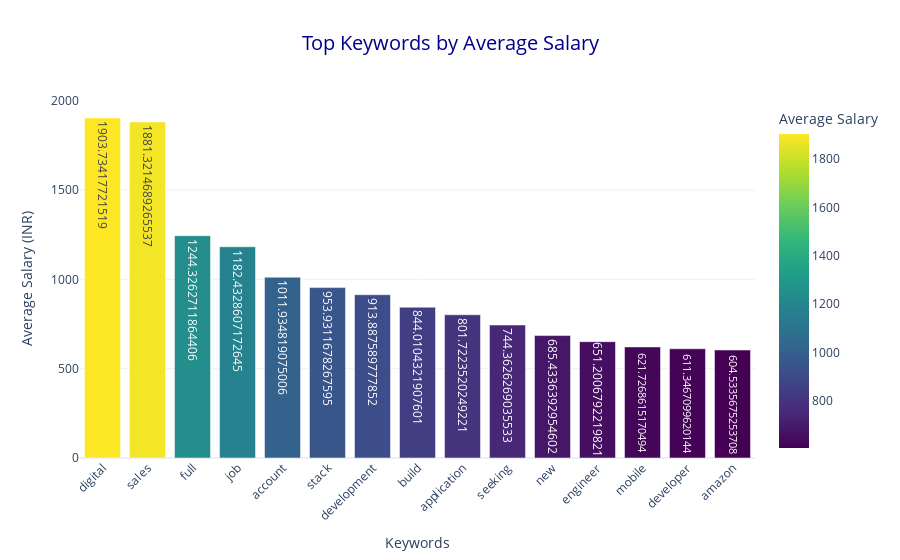

Notebook cell for this chart:
### Code cell
# Prepare the data: Top 15 keywords by average salary
top_keywords = keyword_salary_df.head(15)
top_keywords['Hover Text'] = (
    'Keyword: ' + top_keywords['Keyword'] +
    '<br>Average Salary: $' + top_keywords['Average Salary'].round(2).astype(str) +
    '<br>Example URLs: ' + top_keywords['Example URLs']
)

fig = px.bar(
    top_keywords,
    x='Keyword',
    y='Average Salary',
    text='Average Salary',
    title='Top Keywords by Average Salary',
    hover_name='Hover Text',
    color='Average Salary',
    color_continuous_scale=px.colors.sequential.Viridis,
)

fig.update_layout(
    title_font_size=20,
    title_font_color='darkblue',
    title_x=0.5,  
    xaxis_title='Keywords',
    yaxis_title='Average Salary (INR)',
    xaxis_tickangle=-45,
    template='plotly_white',
)

fig.show()

### Figure 1 — Plotly figure (JSON) as saved in the notebook; plotly's stock layout.template omitted (floating-point values rounded to 4 significant figures)
{"data": [{"alignmentgroup": "True", "hovertemplate": "<b>%{hovertext}</b><br><br>Keyword=%{x}<br>Average Salary=%{marker.color}<extra></extra>", "hovertext": ["Keyword: digital<br>Average Salary: $1903.73<br>Example URLs: https://www.upwork.com/jobs/Digital-Marketing-Sales-Closing-Specialist_%7E01946e98006f7b3675?source=rss, https://www.upwork.com/jobs/Project-Manager-Digital-Marketing-Market-Plan_%7E0155948eff6c6ff94d?source=rss, https://www.upwork.com/jobs/Digital-Marketing-Specialist-for-Nutraceuticals_%7E016cb571563f66b206?source=rss", "Keyword: sales<br>Average Salary: $1881.32<br>Example URLs: https://www.upwork.com/jobs/Digital-Marketing-Sales-Closing-Specialist_%7E01946e98006f7b3675?source=rss, https://www.upwork.com/jobs/HubSpot-Implementation-amp-Setup-For-Sales-Team_%7E013144f4a663ad4ac9?source=rss, https://www.upwork.com/jobs/eBay-Dropshipping-store-management-and-general-more-sales_%7E01c3c5c67f721c9155?source=rss", "Keyword: full<br>Average Salary: $1244.33<br>Example URLs: https://www.upwork.com/jobs/Full-Stack-Developer_%7E011604a02b364315a8?source=rss, https://www.upwork.com/jobs/Web3-Full-stack-Developer_%7E016de8daf913b57784?source=rss, https://www.upwork.com/jobs/Full-stack-Developer_%7E0184ab32ce5e0dc79c?source=rss", "Keyword: job<br>Average Salary: $1182.43<br>Example URLs: https://www.upwork.com/jobs/Create-job-offers-human-resources_%7E0152760891a70bd893?source=rss, https://www.upwork.com/jobs/Part-time-Online-Job_%7E01ceea688ceb9c7148?source=rss, https://www.upwork.com/jobs/Entry-level-admin-assistant-job_%7E0185e99ee22447803a?source=rss", "Keyword: account<br>Average Salary: $1011.93<br>Example URLs: https://www.upwork.com/jobs/Professional-Debt-Collection-amp-Accounts-Receivables-Industry_%7E011525a5854bf3b5b4?source=rss, https://www.upwork.com/jobs/Mailchimp-Account-Manager_%7E0120ba2eddde3d889b?source=rss, https://www.upwork.com/jobs/Google-Ads-Account-Manager_%7E011ae7d96a931c2bfc?source=rss", "Keyword: stack<br>Average Salary: $953.93<br>Example URLs: https://www.upwork.com/jobs/Full-Stack-Developer_%7E011604a02b364315a8?source=rss, https://www.upwork.com/jobs/Web3-Full-stack-Developer_%7E016de8daf913b57784?source=rss, https://www.upwork.com/jobs/Full-stack-Developer_%7E0184ab32ce5e0dc79c?source=rss", "Keyword: development<br>Average Salary: $913.89<br>Example URLs: https://www.upwork.com/jobs/Transport-Transport-planning-Capacity-development-Engineer-based-Central-West-Asia_%7E01cedb9fc79fd8aac5?source=rss, https://www.upwork.com/jobs/Website-Development-for-Security-Products_%7E0141ed269bdcc88075?source=rss, https://www.upwork.com/jobs/KESHAH-App-Development_%7E01fc682f1c130f1603?source=rss", "Keyword: build<br>Average Salary: $844.01<br>Example URLs: https://www.upwork.com/jobs/Build-standalone-Python-app-that-records-system-audio-MacOS_%7E011848ed9a27097031?source=rss, https://www.upwork.com/jobs/Finish-Building-WooCommerce-Website_%7E01838a16585ffb43ed?source=rss, https://www.upwork.com/jobs/Build-for-Mobile-App_%7E01e9cfbf3c7003f76b?source=rss", "Keyword: application<br>Average Salary: $801.72<br>Example URLs: https://www.upwork.com/jobs/Flutter-application_%7E01f37061c511db7da0?source=rss, https://www.upwork.com/jobs/How-make-users-force-update-the-mobile-application-because-our-backend-changing_%7E01ee8183c3ff65e1fe?source=rss, https://www.upwork.com/jobs/Freelance-GIS-Analyst-for-Computer-Aided-Dispatch-Software-Applications_%7E015a3bdf646a25bed2?source=rss", "Keyword: seeking<br>Average Salary: $744.36<br>Example URLs: https://www.upwork.com/jobs/Seeking-Creative-Video-Editor-for-Learning-Courses-Social-Media-and-Animation-Projects_%7E010a885fc1a6f0adbe?source=rss, https://www.upwork.com/jobs/Seeking-Expert-Web-Developer-for-Facial-Recognition-Image-Recognition-and-Integration-Project_%7E015e7decb287174dbb?source=rss, https://www.upwork.com/jobs/Seeking-Native-Russian-and-English-Music-Producers-for-Groundbreaking-Music-Project_%7E010e6abbfdcde745f7?source=rss", "Keyword: new<br>Average Salary: $685.43<br>Example URLs: https://www.upwork.com/jobs/Create-new-website-amp-Migrate-existing-new-hosting_%7E01eb94a1845c875a8f?source=rss, https://www.upwork.com/jobs/Provide-Traffic-amp-New-Users-Telgram-channel-for-New-Hyper-Profitable-Crypto-Launch_%7E012c92941626b91608?source=rss, https://www.upwork.com/jobs/Legal-Counsel-Intellectual-Property-Law-New-York_%7E0107ce5ad0a0fd77a3?source=rss", "Keyword: engineer<br>Average Salary: $651.2<br>Example URLs: https://www.upwork.com/jobs/Data-Engineer_%7E015c34d1bcadde8702?source=rss, https://www.upwork.com/jobs/Mechanical-Engineer-Model-Planetary-Gear-Mixer_%7E0147265bb849e4f697?source=rss, https://www.upwork.com/jobs/Transport-Transport-planning-Capacity-development-Engineer-based-Central-West-Asia_%7E01cedb9fc79fd8aac5?source=rss", "Keyword: mobile<br>Average Salary: $621.73<br>Example URLs: https://www.upwork.com/jobs/Full-Stack-Mobile-Developer-for-React-Native-amp-Backend-for-Social-App_%7E01d3c3967c840e93dd?source=rss, https://www.upwork.com/jobs/Build-for-Mobile-App_%7E01e9cfbf3c7003f76b?source=rss, https://www.upwork.com/jobs/Need-Designer-for-Website-and-Mobile-app_%7E01d597a1414be12c4f?source=rss", "Keyword: developer<br>Average Salary: $611.35<br>Example URLs: https://www.upwork.com/jobs/Full-Stack-Developer_%7E011604a02b364315a8?source=rss, https://www.upwork.com/jobs/PHP-HTML-CSS-WordPress-Developer-Needed-for-Website-Transformation_%7E01d53716ab39fc98c5?source=rss, https://www.upwork.com/jobs/Web3-Full-stack-Developer_%7E016de8daf913b57784?source=rss", "Keyword: amazon<br>Average Salary: $604.53<br>Example URLs: https://www.upwork.com/jobs/Amazon-store-front_%7E0147aa7586b01cfe9c?source=rss, https://www.upwork.com/jobs/Need-ppc-expert-for-product-amazon_%7E01b1fffce298766e21?source=rss, https://www.upwork.com/jobs/Amazon-specialist-needed-for-Listing-Optimization-and-PPC_%7E01038e8da24fc1c6a4?source=rss"], "legendgroup": "", "marker": {"color": [1904.0, 1881.0, 1244.0, 1182.0, 1012.0, 953.9, 913.9, 844.0, 801.7, 744.4, 685.4, 651.2, 621.7, 611.3, 604.5], "coloraxis": "coloraxis", "pattern": {"shape": ""}}, "name": "", "offsetgroup": "", "orientation": "v", "showlegend": false, "text": [1904.0, 1881.0, 1244.0, 1182.0, 1012.0, 953.9, 913.9, 844.0, 801.7, 744.4, 685.4, 651.2, 621.7, 611.3, 604.5], "textposition": "auto", "type": "bar", "x": ["digital", "sales", "full", "job", "account", "stack", "development", "build", "application", "seeking", "new", "engineer", "mobile", "developer", "amazon"], "xaxis": "x", "y": [1904.0, 1881.0, 1244.0, 1182.0, 1012.0, 953.9, 913.9, 844.0, 801.7, 744.4, 685.4, 651.2, 621.7, 611.3, 604.5], "yaxis": "y"}], "layout": {"autosize": true, "barmode": "relative", "coloraxis": {"colorbar": {"title": {"text": "Average Salary"}}, "colorscale": [[0, "#440154"], [0.1111, "#482878"], [0.2222, "#3e4989"], [0.3333, "#31688e"], [0.4444, "#26828e"], [0.5556, "#1f9e89"], [0.6667, "#35b779"], [0.7778, "#6ece58"], [0.8889, "#b5de2b"], [1, "#fde725"]]}, "legend": {"tracegroupgap": 0}, "title": {"font": {"color": "darkblue", "size": 20}, "text": "Top Keywords by Average Salary", "x": 0.5}, "xaxis": {"anchor": "y", "autorange": true, "domain": [0, 1], "range": [-0.5, 14.5], "tickangle": -45, "title": {"text": "Keywords"}, "type": "category"}, "yaxis": {"anchor": "x", "autorange": true, "domain": [0, 1], "range": [0, 2004.0], "title": {"text": "Average Salary (INR)"}, "type": "linear"}}}
